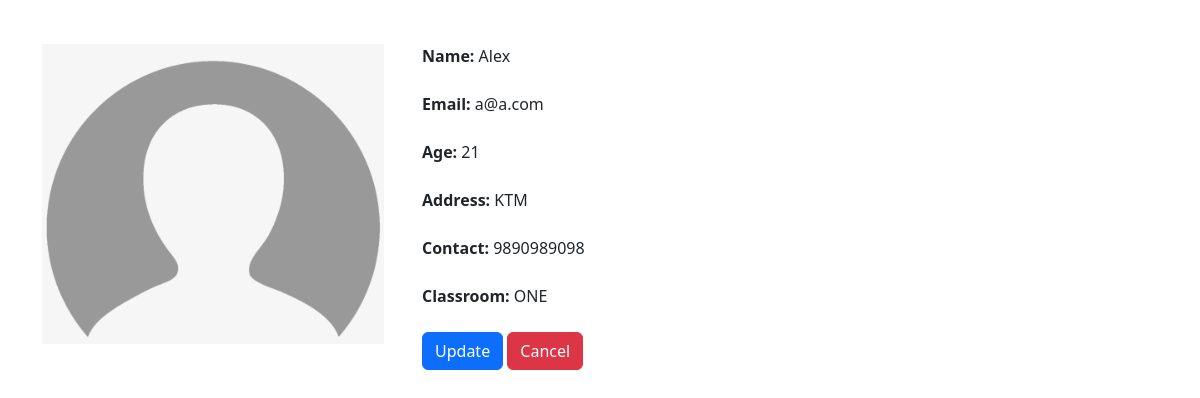
The app's page /cb/student-detail/2/ with its own data.
### crud/models.py (models this page shows, shortened)
class Student(models.Model):
    name = models.CharField(max_length=20)
    email = models.EmailField()
    age = models.IntegerField()
    classroom = models.ForeignKey(ClassRoom, on_delete=models.CASCADE,
                                  related_name="classroom_students")

class StudentProfile(models.Model):
    student = models.OneToOneField(Student, on_delete=models.CASCADE)
    profile_picture = models.FileField(null=True, blank=True,
                                       upload_to="profile_pictures")
    address = models.CharField(max_length=20)
    contact = models.CharField(max_length=14)

class ClassRoom(models.Model):
    name = models.CharField(max_length=20, unique=True)

### classbased/views.py (the view)
# urls.py: path("student-detail/<int:id>/", StudentDetailView.as_view(), name="cb_student_detail"),
class StudentDetailView(DetailView):
    queryset = Student.objects.all()
    template_name = "classbased/student_detail.html"
    slug_url_kwarg = "id"
    slug_field = "id"

### classbased/templates/classbased/student_detail.html
{% extends 'crud/base.html' %}
{% load static %}
{% block content %}
    <h1>{{ title }}</h1><br>
    <div class="row">
        <div class="col-md-4">
            {% if student.studentprofile.profile_picture %}
                <img src="{{ student.studentprofile.profile_picture.url }}" style="height: 300px">
            {% else %}
                <img src="{% static 'crud/default.png' %}" style="height: 300px">
            {% endif %}
        </div>
        <div class="col-md-8">
            <b>Name:</b> {{ student.name }}<br><br>
            <b>Email:</b> {{ student.email }}<br><br>
            <b>Age:</b> {{ student.age }}<br><br>
            <b>Address:</b> {{ student.studentprofile.address }}<br><br>
            <b>Contact:</b> {{ student.studentprofile.contact }}<br><br>
            <b>Classroom:</b> {{ student.classroom.name }}<br><br>
            <div>
                <a href="{% url 'student_update' student.id %}" class="btn btn-primary">Update</a>
                <a href="{% url 'crud_student' %}" class="btn btn-danger">Cancel</a>
            </div>
        </div>
    </div>
{% endblock %}

### records on screen
Student: name "Alex", email "a@a.com", age "21", studentprofile.address "KTM", studentprofile.contact "9890989098", classroom.name "ONE"
